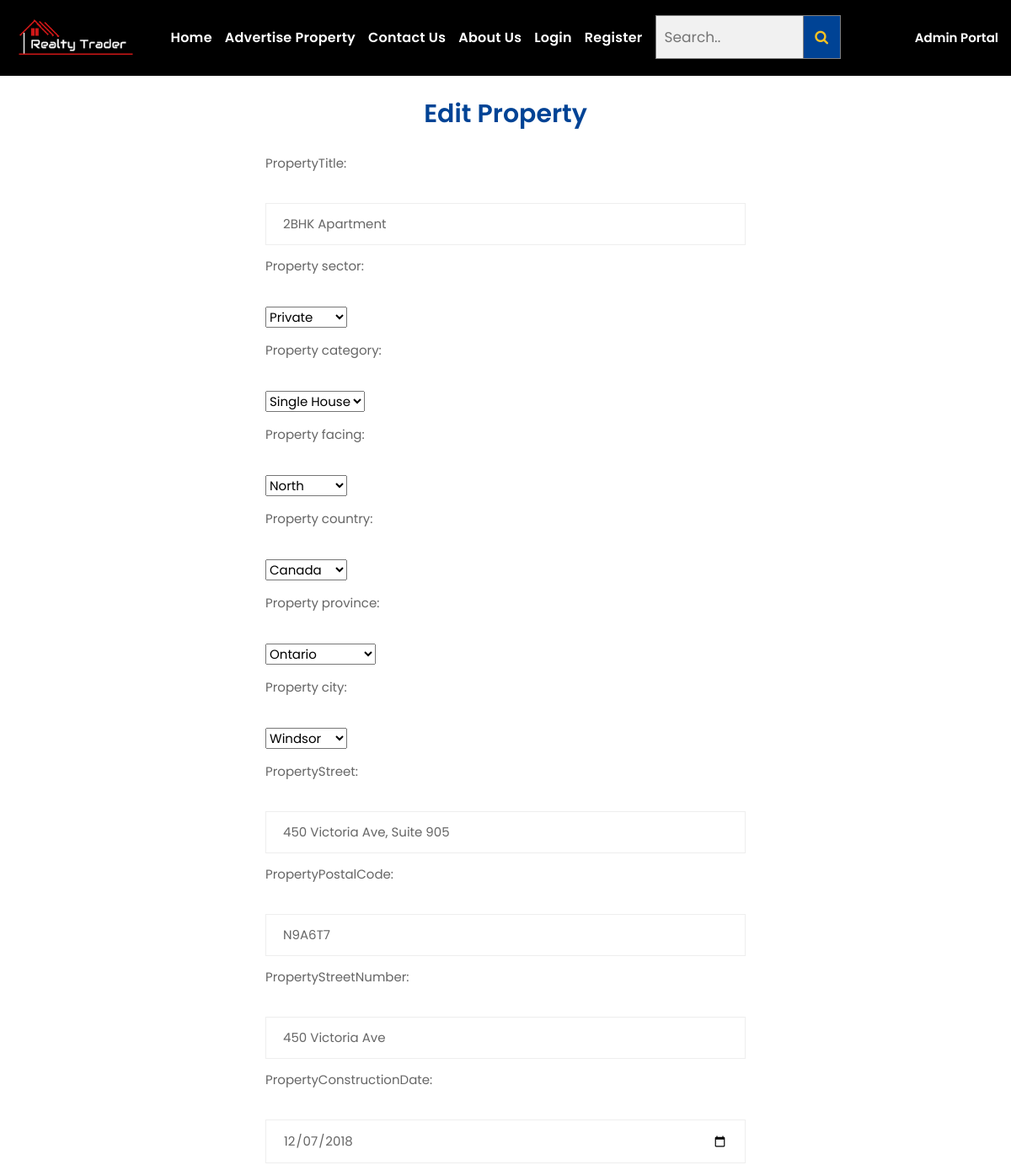
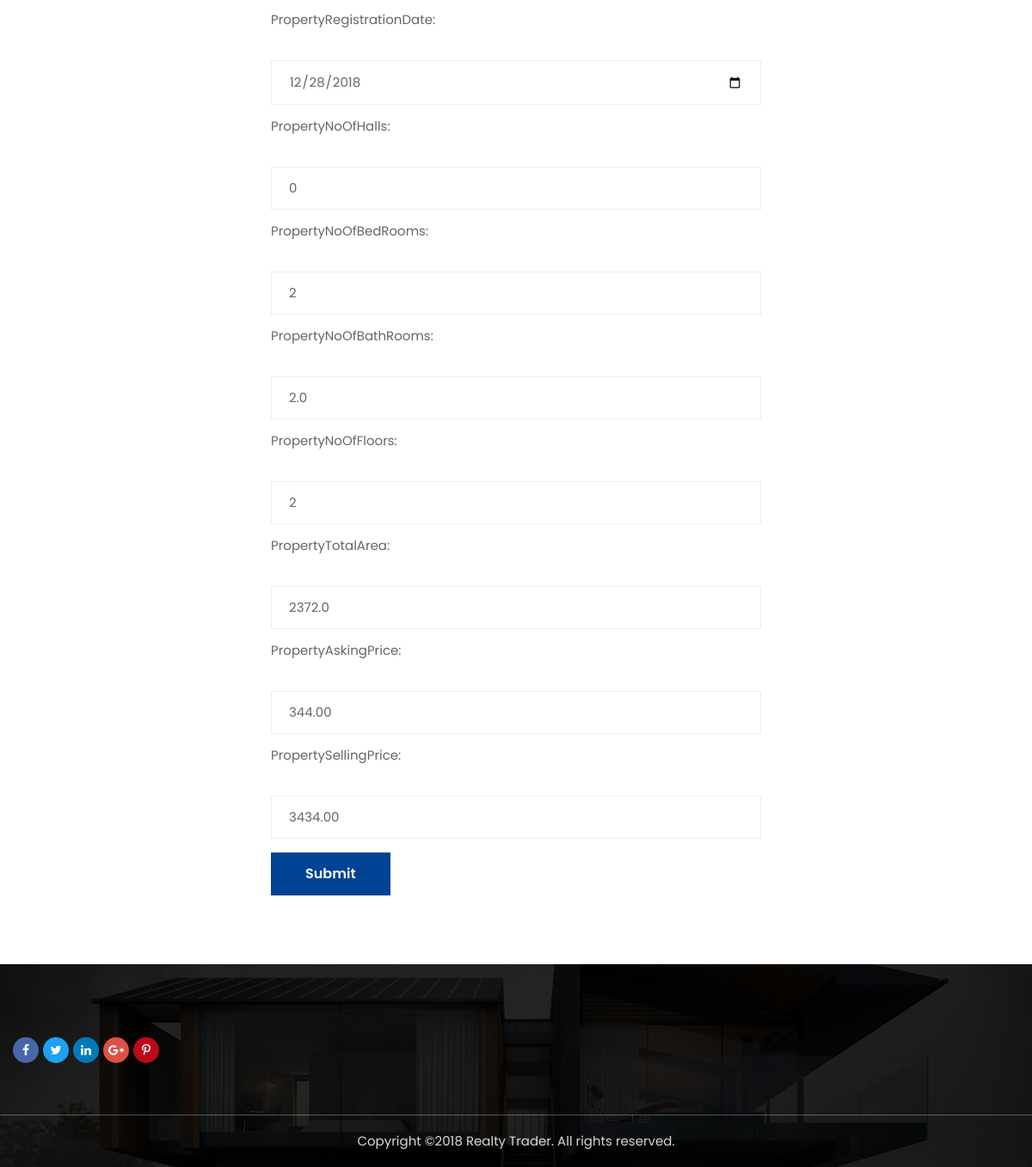
Screenshot of /usereditProperty/1 with the database file from the repository (2 pictures, top to bottom).
### eproperty/models.py (models this page shows, shortened)
class Property(models.Model):
    propertyID = models.IntegerField()
    propertyTitle = models.CharField(max_length=100)
    property_category = models.ForeignKey(PropertyCategory, on_delete=models.CASCADE)
    property_sector = models.ForeignKey(PropertySector, on_delete=models.CASCADE)
    property_facing = models.ForeignKey(PropertyFacing, on_delete=models.CASCADE)
    property_country = models.ForeignKey(Country, on_delete=models.CASCADE)
    property_province = models.ForeignKey(Province, on_delete=models.CASCADE)
    property_city = models.ForeignKey(City, on_delete=models.CASCADE)
    propertyStreet = models.CharField(max_length=200)
    propertyPostalCode = models.CharField(max_length=200)
    propertyStreetNumber = models.CharField(max_length=200)
    propertyConstructionDate = models.DateField()
    propertyRegistrationDate = models.DateField()
    propertyNoOfHalls = models.IntegerField()
    propertyNoOfBedRooms = models.IntegerField()
    propertyNoOfBathRooms = models.FloatField()
    propertyNoOfFloors = models.IntegerField()
    propertyTotalArea = models.FloatField()
    propertyAskingPrice = models.DecimalField(max_digits=10, decimal_places=2)
    propertySellingPrice = models.DecimalField(max_digits=10, decimal_places=2)

### eproperty/views.py (the view)
# urls.py: path('usereditProperty/<int:pk>', views.usereditProperty, name='usereditProperty'),
def usereditProperty(request, pk):
    property = get_object_or_404(Property, pk=pk)
    form = PropertyForm(request.POST or None, instance=property)
    if form.is_valid():
        form.save()
        return redirect('manageProperty')
    return render(request, 'home/usereditProperty.html', {'form': form})

### eproperty/forms.py
class PropertyForm(ModelForm):
    class Meta:
        model = Property
        fields = ['id', 'propertyTitle', 'property_sector', 'property_category', 'property_facing', 'property_country',
                  'property_province', 'property_city', 'propertyStreet', 'propertyPostalCode',
                  'propertyStreetNumber', 'propertyConstructionDate', 'propertyRegistrationDate',
                  'propertyNoOfHalls', 'propertyNoOfBedRooms', 'propertyNoOfBathRooms', 'propertyNoOfFloors',
                  'propertyTotalArea', 'propertyAskingPrice', 'propertySellingPrice']
        widgets = {
            'propertyConstructionDate': DateInput(attrs={'type': 'date'}),
            'propertyRegistrationDate': DateInput(attrs={'type': 'date'})
        }

### eproperty/models.py (called while the page is built)
    def __str__(self):
        return self.countryName

    def __str__(self):
        return self.provinceName

    def __str__(self):
        return self.cityName

    def __str__(self):
        return self.propertyFacingName

    def __str__(self):
        return self.propertySectorName

    def __str__(self):
        return self.propertyCategoryName

### templates/home/usereditProperty.html (shortened to what this page needs)
{% extends 'home/base.html' %}
{% load static %}
{% block client %}
    <div class="login-register-section section pt-100 pt-lg-80 pt-md-70 pt-sm-60 pt-xs-50 pb-100 pb-lg-80 pb-md-70 pb-sm-60 pb-xs-50">
        <div class="container">
            <div class="row">
                <div class="col-lg-6 col-md-8 col-12 ml-auto mr-auto mr-top">
                    <ul class="login-register-tab-list nav">
                        <li><a class="active" href="#register-tab" data-toggle="tab">Edit Property</a></li>
                    </ul>
                    <form method="post">{% csrf_token %}
                        {% for field in form %}
                            <p>
                                {{ field.label_tag }}<br>
                                {{ field }}
                            </p>
                        {% endfor %}
                        <button type="submit" class="btn btn-success">Submit</button>
                    </form>
                </div>
            </div>
        </div>
    </div>
{% endblock %}

### rows the page displays
Property: form "2BHK Apartment" "Private" "Single House" "North" "Canada" "Ontario" "Windsor" "450 Victoria Ave, Suite 905" "N9A6T7" "450 Victoria Ave" "12/07/2018" "12/28/2018" "0" "2" "2.0" "2" "2372.0" "344.00" "3434.00"

### other values shown
{{ field.label_tag }} "PropertyTitle:" "Property sector:" "Property category:" "Property facing:" "Property country:" "Property province:" "Property city:" "PropertyStreet:" "PropertyPostalCode:" "PropertyStreetNumber:" "PropertyConstructionDate:" "PropertyRegistrationDate:" "PropertyNoOfHalls:" "PropertyNoOfBedRooms:" "PropertyNoOfBathRooms:" "PropertyNoOfFloors:" "PropertyTotalArea:" "PropertyAskingPrice:" "PropertySellingPrice:"
